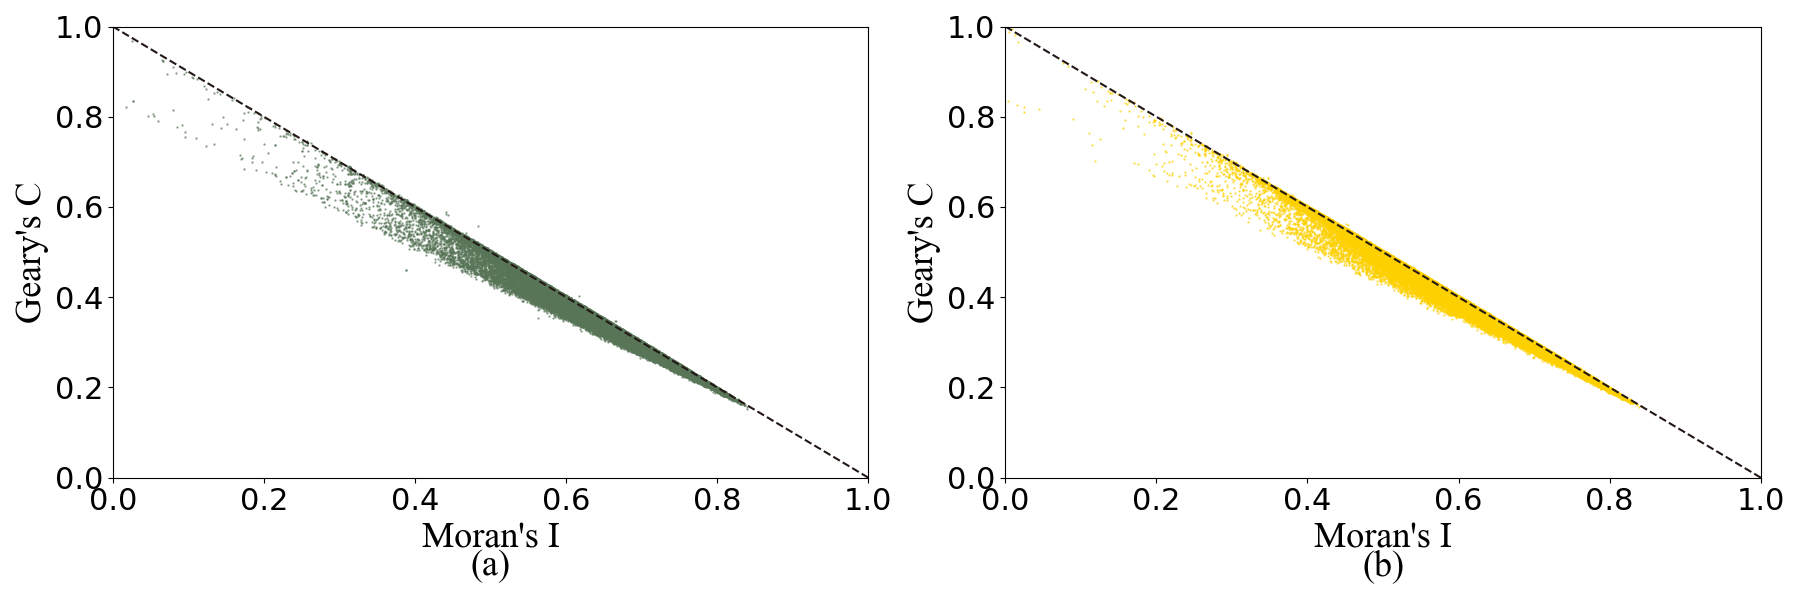

Python code for this plot:
import pandas as pd
import matplotlib.pyplot as plt

# 读取数据
df_result = pd.read_csv('qc_cont.csv')
df_fs = pd.read_csv('fs_cont.csv')

# 创建图像和子图
fig, (ax1, ax2) = plt.subplots(1, 2, figsize=(18, 6))

# 第一个散点图
ax1.scatter(df_result['Morans_I'], df_result['Gearys_C'], s=0.5, c='#587558', alpha=0.6)
ax1.plot([0, 1], [1, 0], '--', c='#231815')
ax1.set_xlim(0, 1)
ax1.set_ylim(0, 1)
ax1.set_xlabel("Moran's I", fontsize=26, fontname='Times New Roman')
ax1.set_ylabel("Geary's C", fontsize=26, fontname='Times New Roman')
ax1.tick_params(axis='both', which='major', labelsize=22, labelcolor='black')
ax1.text(0.5, -0.215, '(a)', transform=ax1.transAxes, fontsize=26, fontname='Times New Roman', ha='center')

# 第二个散点图
ax2.scatter(df_fs['Morans_I'], df_fs['Gearys_C'], s=0.5, c='#fdd000', alpha=0.6)
ax2.plot([0, 1], [1, 0], '--', c='#231815')
ax2.set_xlim(0, 1)
ax2.set_ylim(0, 1)
ax2.set_xlabel("Moran's I", fontsize=26, fontname='Times New Roman')
ax2.set_ylabel("Geary's C", fontsize=26, fontname='Times New Roman')
ax2.tick_params(axis='both', which='major', labelsize=22, labelcolor='black')
ax2.text(0.5, -0.215, '(b)', transform=ax2.transAxes, fontsize=26, fontname='Times New Roman', ha='center')

# 调整布局
plt.tight_layout()
# 保存pdf
plt.savefig('fig2.png')
# 显示图像
plt.show()
